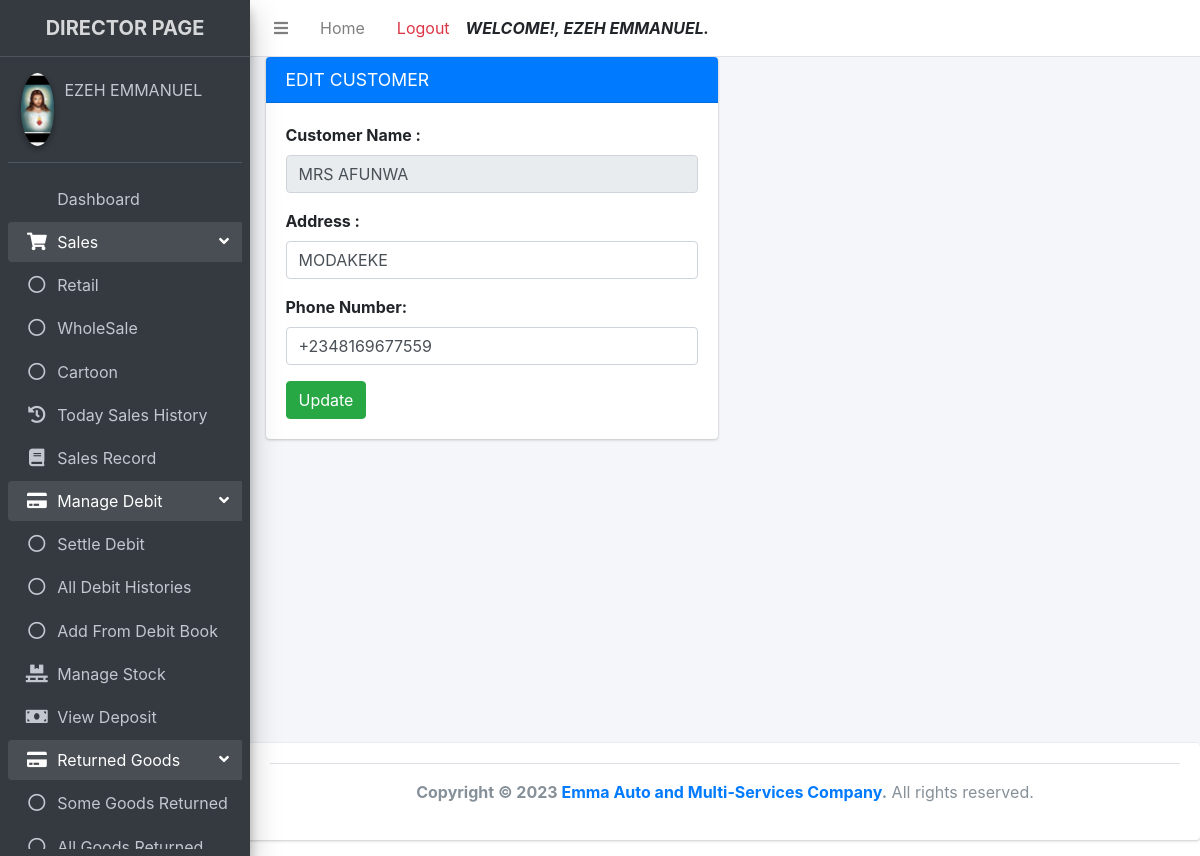
Screenshot of /director/edit_customer.php?id=1 (signed in) with the database file from the repository.
### tables this page shows
CREATE TABLE `registered` (
  `id` int(11) NOT NULL AUTO_INCREMENT,
  `firstname` varchar(255) NOT NULL,
  `lastname` varchar(255) NOT NULL,
  `username` varchar(255) NOT NULL,
  `password` varchar(255) NOT NULL,
  `role` varchar(10) NOT NULL,
  `passport` varchar(255) NOT NULL,
  `status` varchar(10) NOT NULL,
  `date_registered` timestamp NOT NULL DEFAULT current_timestamp(),
  PRIMARY KEY (`id`)
);

CREATE TABLE `customer` (
  `id` int(11) NOT NULL AUTO_INCREMENT,
  `customer_name` varchar(255) NOT NULL,
  `address` varchar(255) NOT NULL,
  `phone_no` varchar(255) NOT NULL,
  PRIMARY KEY (`id`)
);

### director/classes/Controller.php (the view, shortened to what this page needs)
<?php
   class Controller extends Model
   {
           if (isset($_POST["$value"])) { ?>
<?php }
       public function customerEdit($tablename)
       {
           if (isset($_GET['id'])) {
               $id = $_GET['id'];
               if ($_GET['id']) {
                   $row = mysqli_fetch_array($this->editCustomer($id));
                   echo $row["$tablename"];
               }
           }
       }
   }
   ?>

### director/includes/sidebar.php (shortened to what this page needs)
<aside class="main-sidebar sidebar-dark-primary elevation-4">
  <a href="#" class="brand-link text-center">
    <span class="brand-text font-weight-bold">DIRECTOR PAGE</span>
  </a>
  <div class="sidebar">
    <div class="user-panel mt-3 pb-3 mb-3 d-flex">
      <div class="image">
        <img src="<?php $mod = new Model; $mod->displayPassport();?>" class="img-circle elevation-2">
      </div>
      <div class="info">
        <a href="#" class="d-block"><?php echo $_SESSION["directorfullname"]?></a>
      </div>
    </div>
    <nav class="mt-2">
      <ul class="nav nav-pills nav-sidebar flex-column" data-widget="treeview" role="menu" data-accordion="false">
        <li class="nav-item">
          <a href="dashboard.php" class="nav-link <?php if ($_SERVER['PHP_SELF'] == '/emma_auto_investment/director/dashboard.php'){ echo "active"; } ?> ">
             <p>
                Dashboard
            </p>
         </a>
       </li>
       <li class="nav-item has-treeview menu-open">
          <a href="#" class="nav-link <?php if (($_SERVER['PHP_SELF'] == '/emma_auto_investment/director/retail.php') OR ($_SERVER['PHP_SELF'] == '/emma_auto_investment/director/wholesale.php') OR ($_SERVER['PHP_SELF'] == '/emma_auto_investment/director/carton.php')){ echo "active"; } ?>">
            <i class="nav-icon fas fa-shopping-cart"></i>
            <p>
              Sales
              <i class="right fas fa-angle-left"></i>
            </p>
          </a>
          <ul class="nav nav-treeview">
            <li class="nav-item">
              <a href="retail.php" class="nav-link  <?php if ($_SERVER['PHP_SELF'] == '/emma_auto_investment/director/retail.php'){ echo "active"; } ?>">
                <i class="far fa-circle nav-icon"></i>
                <p>Retail</p>
              </a>
            </li>
            <li class="nav-item">
              <a href="wholesales.php" class="nav-link  <?php if ($_SERVER['PHP_SELF'] == '/emma_auto_investment/director/wholesales.php'){ echo "active"; } ?>">
                <i class="far fa-circle nav-icon"></i>
                <p>WholeSale</p>
              </a>
            </li>
            <li class="nav-item">
              <a href="cartoon.php" class="nav-link  <?php if ($_SERVER['PHP_SELF'] == '/emma_auto_investment/director/cartoon.php'){ echo "active"; } ?>">
                <i class="far fa-circle nav-icon"></i>
                <p>Cartoon</p>
              </a>
            </li>
          </ul>
        </li>
       <li class="nav-item">
          <a href="sales_history.php" class="nav-link <?php if ($_SERVER['PHP_SELF'] == '/emma_auto_investment/director/sales_history.php'){ echo "active"; } ?>">
            <i class="nav-icon fa fa-history"></i>
             <p>
               Today Sales History
            </p>
         </a>
     </li>
     <li class="nav-item">
          <a href="search_record.php" class="nav-link <?php if ($_SERVER['PHP_SELF'] == '/emma_auto_investment/director/search_record.php'){ echo "active"; } ?>">
            <i class="nav-icon fa fa-book"></i>
             <p>
                Sales Record
            </p>
         </a>
     </li>
     <li class="nav-item has-treeview menu-open">
          <a href="#" class="nav-link <?php if (($_SERVER['PHP_SELF'] == '/emma_auto_investment/director/settle_debit.php') OR ($_SERVER['PHP_SELF'] == '/emma_auto_investment/director/debit_history.php') OR ($_SERVER['PHP_SELF'] == '/emma_auto_investment/director/debit_book.php')){ echo "active"; } ?>">
            <i class="nav-icon fa fa-credit-card"></i>
            <p>
              Manage Debit
              <i class="right fas fa-angle-left"></i>
            </p>
          </a>
          <ul class="nav nav-treeview">
            <li class="nav-item">
              <a href="settle_debit.php" class="nav-link  <?php if ($_SERVER['PHP_SELF'] == '/emma_auto_investment/director/settle_debit.php'){ echo "active"; } ?>">
                <i class="far fa-circle nav-icon"></i>
                <p>Settle Debit</p>
              </a>
            </li>
            <li class="nav-item">
              <a href="debit_history.php" class="nav-link  <?php if ($_SERVER['PHP_SELF'] == '/emma_auto_investment/director/debit_history.php'){ echo "active"; } ?>">
                <i class="far fa-circle nav-icon"></i>
                <p>All Debit Histories</p>
              </a>
            </li>
            <li class="nav-item">
              <a href="debit_book.php" class="nav-link  <?php if ($_SERVER['PHP_SELF'] == '/emma_auto_investment/director/debit_book.php'){ echo "active"; } ?>">
                <i class="far fa-circle nav-icon"></i>
                <p>Add From Debit Book</p>
              </a>
            </li>
          </ul>
        </li>
       <li class="nav-item">
          <a href="stock.php" class="nav-link <?php if ($_SERVER['PHP_SELF'] == '/emma_auto_investment/director/stock.php'){ echo "active"; } ?>">
            <i class="nav-icon fa fa-pallet"></i>
             <p>
                Manage Stock
            </p>
         </a>
       </li>
       <li class="nav-item">
          <a href="show_deposit.php" class="nav-link <?php if ($_SERVER['PHP_SELF'] == '/emma_auto_investment/director/show_deposit.php'){ echo "active"; } ?>">
            <i class="nav-icon fa fa-money-bill"></i>
             <p>
                View Deposit
            </p>
         </a>
       </li>
       <li class="nav-item has-treeview menu-open">
          <a href="#" class="nav-link <?php if (($_SERVER['PHP_SELF'] == '/emma_auto_investment/director/return_goods.php') OR ($_SERVER['PHP_SELF'] == '/emma_auto_investment/director/return_each_goods.php')){ echo "active"; } ?>">
            <i class="nav-icon fa fa-credit-card"></i>
            <p>
            Returned Goods
              <i class="right fas fa-angle-left"></i>
            </p>
          </a>
          <ul class="nav nav-treeview">
          <li class="nav-item">
              <a href="return_each_goods.php" class="nav-link  <?php if ($_SERVER['PHP_SELF'] == '/emma_auto_investment/director/return_each_goods.php'){ echo "active"; } ?>">
                <i class="far fa-circle nav-icon"></i>
                <p>Some Goods Returned</p>
              </a>
            </li>
            <li class="nav-item">
              <a href="return_goods.php" class="nav-link  <?php if ($_SERVER['PHP_SELF'] == '/emma_auto_investment/director/return_goods.php'){ echo "active"; } ?>">
                <i class="far fa-circle nav-icon"></i>
                <p>All Goods Returned</p>
              </a>
            </li>
          </ul>
        </li>
      </ul>
    </nav>
  </div>
</aside>
<div class="content-wrapper">

### director/edit_customer.php (shortened to what this page needs)
<?php
include "includes/header.php";
include "includes/navbar.php";
include "includes/sidebar.php";
$ctr = new Controller();
?>
<section class="content">
  <div class="container-fluid">
    <div class="row">
      <div class="col-md-6">
        <div class="card card-primary">
          <div class="card-header">
            <h3 class="card-title text-white">EDIT CUSTOMER</h3>
          </div>
          <form action="" method="post" class="form-horizontal">
          <div class="card-body">
                    <div class="form-group">
                      <label class="control-label">Customer Name :</label>
                      <input type="hidden" name="id" value="<?php $ctr->customerEdit("id")?>" >
                      <div class="controls">
                        <input type="text" class="form-control" name="customername" value="<?php $ctr->customerEdit("customer_name")?>" readonly />
                      </div>
                    </div>
                    <div class="form-group">
                      <label class="control-label">Address :</label>
                      <div class="controls">
                        <input type="text" class="form-control" name="address" value="<?php $ctr->customerEdit("address")?>" Required />
                      </div>
                    </div>
                    <div class="form-group">
                      <label class="control-label">Phone Number:</label>
                      <div class="controls">
                        <input type="text" class="form-control" name="phone_no" value="<?php $ctr->customerEdit("phone_no")?>" Required />
                      </div>
                    </div>
                    <div class="form-actions">
                      <input type="submit" name="update" class="btn btn-success" value="Update">
                    </div>
                  </form>
 </div>
    </div>
</section>
<?php include "includes/footer.php"; ?>

### director/includes/header.php (style rules this page uses)
h3 { color:blue; font-weight:bolder; }

### rows the page displays
registered: passport (picture)
customer: customername "MRS AFUNWA", address "MODAKEKE", phone_no "+2348169677559"

### other values shown
$_SESSION["directorfullname"] "EZEH EMMANUEL"
